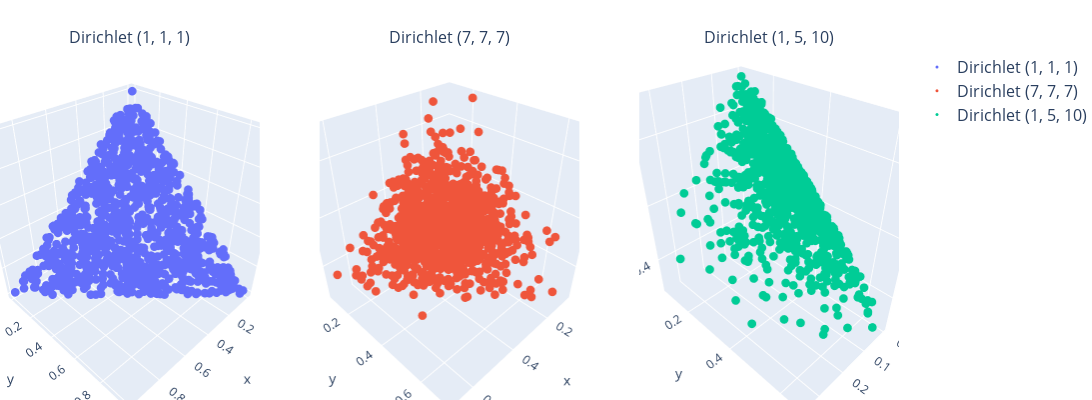

Notebook code cell kept with this figure:
### Markdown cell above
## **Visualizando la distribución Dirichlet**

### Code cell
# Distintos casos de distribución Dirichlet
N_samples = 1000

# Distribuciones
dirichlet1 = stats.dirichlet(alpha=[1, 1, 1])
dirichlet2 = stats.dirichlet(alpha=[7, 7, 7])
dirichlet3 = stats.dirichlet(alpha=[1, 5, 10])

# Muestras
samples1 = dirichlet1.rvs(N_samples)
samples2 = dirichlet2.rvs(N_samples)
samples3 = dirichlet3.rvs(N_samples)

# Gráfico en 3D
fig = make_subplots(
    rows=1, 
    cols=3, 
    specs=[[{'type': 'scatter3d'}, {'type': 'scatter3d'}, {'type': 'scatter3d'}]],
    subplot_titles=['Dirichlet (1, 1, 1)', 'Dirichlet (7, 7, 7)', 'Dirichlet (1, 5, 10)']
)
# Gráfico 1
fig.add_trace(go.Scatter3d(
    x=samples1[:,0], y=samples1[:,1], z=samples1[:,2],
    mode='markers', marker=dict(size=3), name='Dirichlet (1, 1, 1)'
), row=1, col=1)

# Gráfico 2
fig.add_trace(go.Scatter3d(
    x=samples2[:,0], y=samples2[:,1], z=samples2[:,2],
    mode='markers', marker=dict(size=3), name='Dirichlet (7, 7, 7)'
), row=1, col=2)

# Gráfico 3
fig.add_trace(go.Scatter3d(
    x=samples3[:,0], y=samples3[:,1], z=samples3[:,2],
    mode='markers', marker=dict(size=3), name='Dirichlet (1, 5, 10)'
), row=1, col=3)

# Colocar titulo
fig.update_layout(
    margin=dict(l=0, r=0, t=50, b=0),
    height=400,
    width=1400
    )

fig.write_image(img_path+"Dirichlet.pdf")
fig.show()

### Figure 1 — Plotly figure (JSON) as saved in the notebook; plotly's stock layout.template omitted (floating-point values rounded to 4 significant figures; data arrays with more than 128 entries replaced by an {"elided": "..."} marker saying what was removed)
{"data": [{"marker": {"size": 3}, "mode": "markers", "name": "Dirichlet (1, 1, 1)", "scene": "scene", "type": "scatter3d", "x": {"elided": "1000 float values"}, "y": {"elided": "1000 float values"}, "z": {"elided": "1000 float values"}}, {"marker": {"size": 3}, "mode": "markers", "name": "Dirichlet (7, 7, 7)", "scene": "scene2", "type": "scatter3d", "x": {"elided": "1000 float values"}, "y": {"elided": "1000 float values"}, "z": {"elided": "1000 float values"}}, {"marker": {"size": 3}, "mode": "markers", "name": "Dirichlet (1, 5, 10)", "scene": "scene3", "type": "scatter3d", "x": {"elided": "1000 float values"}, "y": {"elided": "1000 float values"}, "z": {"elided": "1000 float values"}}], "layout": {"annotations": [{"font": {"size": 16}, "showarrow": false, "text": "Dirichlet (1, 1, 1)", "x": 0.1444, "xanchor": "center", "xref": "paper", "y": 1, "yanchor": "bottom", "yref": "paper"}, {"font": {"size": 16}, "showarrow": false, "text": "Dirichlet (7, 7, 7)", "x": 0.5, "xanchor": "center", "xref": "paper", "y": 1, "yanchor": "bottom", "yref": "paper"}, {"font": {"size": 16}, "showarrow": false, "text": "Dirichlet (1, 5, 10)", "x": 0.8556, "xanchor": "center", "xref": "paper", "y": 1, "yanchor": "bottom", "yref": "paper"}], "height": 400, "margin": {"b": 0, "l": 0, "r": 0, "t": 50}, "scene": {"domain": {"x": [0, 0.2889], "y": [0, 1]}}, "scene2": {"domain": {"x": [0.3556, 0.6444], "y": [0, 1]}}, "scene3": {"domain": {"x": [0.7111, 1], "y": [0, 1]}}, "width": 1400}}
